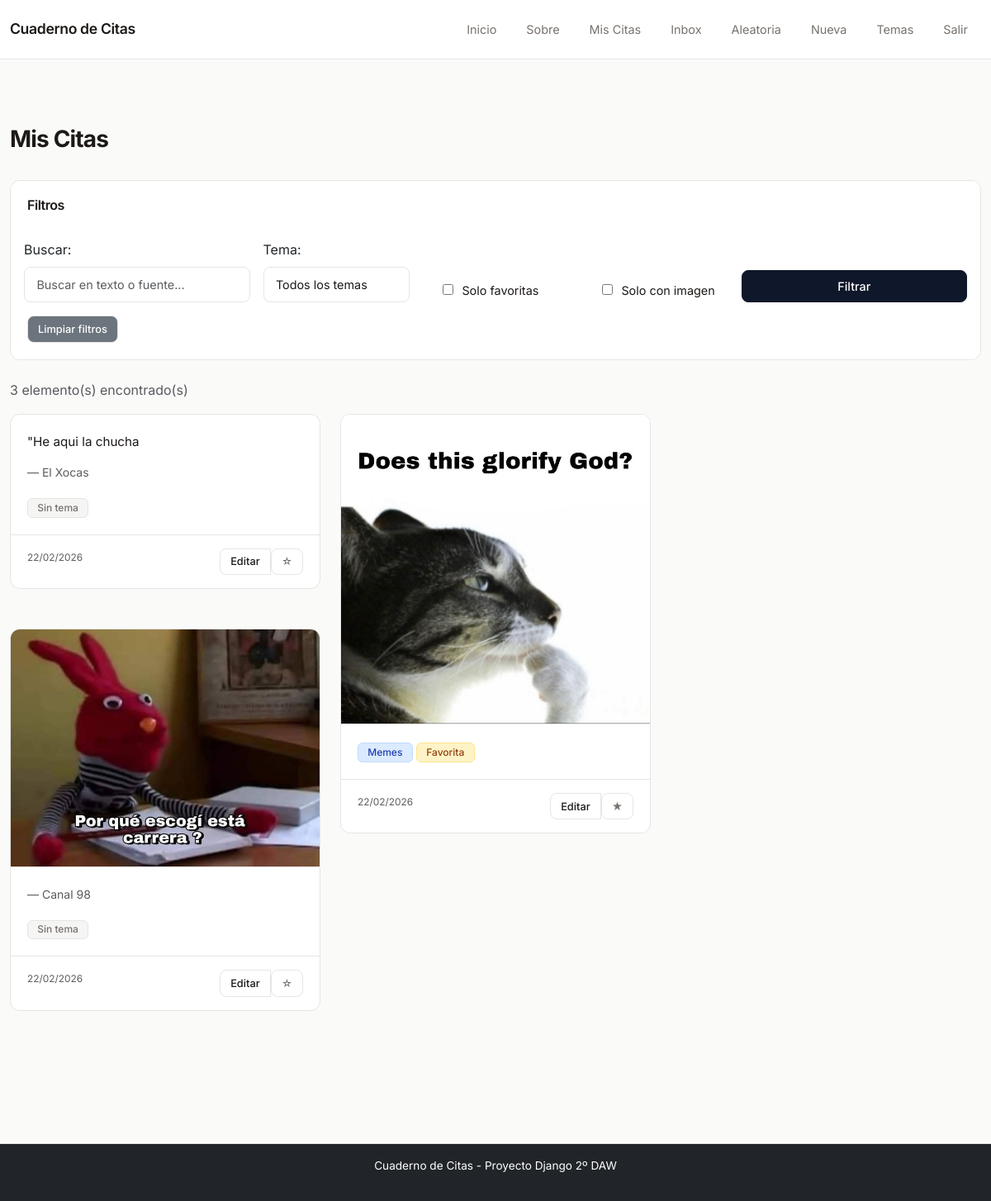
The page /citas/ (signed in) on the database its author committed.
### citas/models.py (models this page shows, shortened)
class Cita(models.Model):
    owner = models.ForeignKey(
        User,
        on_delete=models.CASCADE,
        related_name='citas'
    )
    text = models.TextField(blank=True, verbose_name='Texto de la cita')
    image = models.ImageField(
        upload_to='quotes/',
        blank=True,
        null=True,
        verbose_name='Imagen'
    )
    source = models.CharField(
        max_length=200,
        blank=True,
        verbose_name='Fuente'
    )
    tag = models.ForeignKey(
        Tema,
        on_delete=models.SET_NULL,
        null=True,
        blank=True,
        related_name='citas',
        verbose_name='Tema'
    )
    is_favorite = models.BooleanField(default=False, verbose_name='Favorito')
    created_at = models.DateTimeField(auto_now_add=True)
    updated_at = models.DateTimeField(auto_now=True)
    class Meta:
        verbose_name = 'Cita'
        verbose_name_plural = 'Citas'
        ordering = ['-created_at']

class Tema(models.Model):
    owner = models.ForeignKey(
        User,
        on_delete=models.CASCADE,
        related_name='temas'
    )
    name = models.CharField(max_length=50, verbose_name='Nombre del tema')
    created_at = models.DateTimeField(auto_now_add=True)
    class Meta:
        verbose_name = 'Tema'
        verbose_name_plural = 'Temas'
        ordering = ['name']
        unique_together = ['owner', 'name']
    def __str__(self):
        return self.name

### citas/views.py (the view, shortened to what this page needs)
# urls.py: path('', views.quote_list, name='quote_list'),
@login_required
def quote_list(request):
    citas = Cita.objects.filter(owner=request.user)
    form = QuoteFilterForm(request.GET or None, user=request.user)
    return render(request, 'citas/quote_list.html', {
        'citas': citas,
        'form': form,
    })

### citas/forms.py
class QuoteFilterForm(forms.Form):
    q = forms.CharField(
        required=False,
        label='Buscar',
        widget=forms.TextInput(attrs={
            'placeholder': 'Buscar en texto o fuente...',
            'class': 'form-control'
        })
    )
    favorite_only = forms.BooleanField(
        required=False,
        label='Solo favoritas'
    )
    with_image_only = forms.BooleanField(
        required=False,
        label='Solo con imagen'
    )
    tag = forms.ModelChoiceField(
        queryset=Tema.objects.none(),  # De momento vacío
        required=False,
        empty_label='Todos los temas',
        label='Tema',
        widget=forms.Select(attrs={'class': 'form-select'})
    )
    def __init__(self, *args, **kwargs):
        user = kwargs.pop('user', None)
        super().__init__(*args, **kwargs)
        if user:
            self.fields['tag'].queryset = Tema.objects.filter(owner=user)

### citas/templates/citas/quote_list.html (shortened to what this page needs)
{% extends 'base.html' %}
{% block content %}
<h1>Mis Citas</h1>
<div class="card mb-4">
    <div class="card-body">
        <h5 class="card-title">Filtros</h5>
        <form method="get">
            <div class="row g-3 align-items-end">
                <div class="col-md-3">
                    <label for="{{ form.q.id_for_label }}" class="form-label">Buscar:</label>
                    {{ form.q }}
                </div>
                <div class="col-md-2">
                    <label for="{{ form.tag.id_for_label }}" class="form-label">Tema:</label>
                    {{ form.tag }}
                </div>
                <div class="col-md-2">
                    <div class="form-check">
                        {{ form.favorite_only }}
                        <label class="form-check-label" for="{{ form.favorite_only.id_for_label }}">
                            Solo favoritas
                        </label>
                    </div>
                </div>
                <div class="col-md-2">
                    <div class="form-check">
                        {{ form.with_image_only }}
                        <label class="form-check-label" for="{{ form.with_image_only.id_for_label }}">
                            Solo con imagen
                        </label>
                    </div>
                </div>
                <div class="col-md-3">
                    <button type="submit" class="btn btn-primary w-100">Filtrar</button>
                </div>
            </div>
            <div class="mt-3">
                <a href="{% url 'citas:quote_list' %}" class="btn btn-sm btn-secondary">Limpiar filtros</a>
            </div>
        </form>
    </div>
</div>
{% if citas %}
    <p class="text-muted">{{ citas.count }} elemento(s) encontrado(s)</p>
    <div class="masonry-grid">
        {% for cita in citas %}
        <div class="masonry-item">
            <div class="card">
                {% if cita.image %}
                <img src="{{ cita.image.url }}" class="card-img-top" alt="Imagen">
                {% endif %}
                <div class="card-body">
                    {% if cita.text %}
                    <p class="card-text">{{ cita.text }}</p>
                    {% endif %}
                    {% if cita.source %}
                    <p class="text-muted"><small>— {{ cita.source }}</small></p>
                    {% endif %}
                    {% if cita.tag %}
                    <span class="badge bg-info">{{ cita.tag.name }}</span>
                    {% else %}
                    <span class="badge bg-secondary">Sin tema</span>
                    {% endif %}
                    {% if cita.is_favorite %}
                    <span class="badge bg-warning">Favorita</span>
                    {% endif %}
                </div>
                <div class="card-footer">
                    <small class="text-muted">{{ cita.created_at|date:"d/m/Y" }}</small>
                    <div class="btn-group float-end" role="group">
                        <a href="{% url 'citas:quote_edit' cita.pk %}" class="btn btn-sm btn-outline-primary">Editar</a>
                        <form method="post" action="{% url 'citas:quote_toggle_favorite' cita.pk %}" style="display: inline;">
                            <button type="submit" class="btn btn-sm btn-outline-warning">
                                {% if cita.is_favorite %}★{% else %}☆{% endif %}
                            </button>
                        </form>
                    </div>
                </div>
            </div>
        </div>
        {% endfor %}
    </div>
{% else %}
    <div class="alert alert-info">
        No tienes contenido todavía o no hay resultados con esos filtros.
        <a href="{% url 'citas:quote_create' %}">Añade tu primer contenido</a>
    </div>
{% endif %}
{% endblock %}

### templates/base.html (shortened to what this page needs)
<!DOCTYPE html>
<html lang="es">
<head>
    <link href="https://cdn.jsdelivr.net/npm/bootstrap@5.3.0/dist/css/bootstrap.min.css" rel="stylesheet">
    <link rel="stylesheet" href="https://cdn.jsdelivr.net/npm/bootstrap-icons@1.11.1/font/bootstrap-icons.css">
    {% load static %}
    <link rel="stylesheet" href="{% static 'css/styles.css' %}">
</head>
<body>
    <nav class="navbar navbar-expand-lg navbar-light">
        <div class="container">
            <a class="navbar-brand" href="{% url 'core:home' %}">Cuaderno de Citas</a>
            <div class="collapse navbar-collapse" id="navbarNav">
                <ul class="navbar-nav ms-auto">
                    <li class="nav-item">
                        <a class="nav-link" href="{% url 'core:home' %}">Inicio</a>
                    </li>
                    <li class="nav-item">
                        <a class="nav-link" href="{% url 'core:about' %}">Sobre</a>
                    </li>
                    {% if user.is_authenticated %}
                        <li class="nav-item">
                            <a class="nav-link" href="{% url 'citas:quote_list' %}">Mis Citas</a>
                        </li>
                        <li class="nav-item">
                            <a class="nav-link" href="{% url 'citas:quote_inbox' %}">Inbox</a>
                        </li>
                        <li class="nav-item">
                            <a class="nav-link" href="{% url 'citas:quote_random' %}">Aleatoria</a>
                        </li>
                        <li class="nav-item">
                            <a class="nav-link" href="{% url 'citas:quote_create' %}">Nueva</a>
                        </li>
                        <li class="nav-item">
                            <a class="nav-link" href="{% url 'citas:tema_create' %}">Temas</a>
                        </li>
                        <li class="nav-item">
                            <a class="nav-link" href="{% url 'accounts:logout' %}">Salir</a>
                        </li>
                    {% endif %}
                </ul>
            </div>
        </div>
    </nav>
    <main class="container my-4">
        {% block content %}
        {% endblock %}
    </main>
    <footer class="bg-dark text-white text-center py-3 mt-5">
        <p>Cuaderno de Citas - Proyecto Django 2º DAW</p>
    </footer>
</body>
</html>

### static/css/styles.css (style rules this page uses)
:root { --bg: #fafaf9; --card-bg: #ffffff; --text: #1c1917; --text-light: #78716c; --border: #e7e5e4; --accent: #0f172a; --hover: #f5f5f4; }
* { margin: 0; padding: 0; box-sizing: border-box; }
body { font-family: 'Inter', -apple-system, BlinkMacSystemFont, sans-serif; background: var(--bg); color: var(--text); line-height: 1.6; min-height: 100vh; display: flex; flex-direction: column; -webkit-font-smoothing: antialiased; -moz-osx-font-smoothing: grayscale; }
h1, h2, h3, h4, h5, h6 { font-weight: 700; letter-spacing: -0.03em; }
p { font-weight: 400; }
.navbar { background: var(--card-bg) !important; border-bottom: 1px solid var(--border); padding: 1rem 0; box-shadow: none; }
.navbar-brand { color: var(--text) !important; font-weight: 600; font-size: 1.1rem; letter-spacing: -0.02em; }
.nav-link { color: var(--text-light) !important; font-size: 0.9rem; font-weight: 400; padding: 0.5rem 1rem !important; border-radius: 6px; transition: all 0.15s; }
.navbar-nav { gap: 0.25rem; }
main { flex: 1; padding: 2.5rem 0; }
.container { max-width: 1200px; }
h1 { font-size: 1.75rem; font-weight: 700; color: var(--text); margin-bottom: 2rem; letter-spacing: -0.03em; }
.card { background: var(--card-bg); border: 1px solid var(--border); border-radius: 12px; overflow: hidden; box-shadow: none; transition: all 0.2s; height: auto; margin-bottom: 1.5rem; }
.card-img-top { width: 100%; height: 280px; object-fit: cover; background: #fafafa; border-bottom: 1px solid var(--border); }
.card-body { padding: 1.25rem; }
.card-text { color: var(--text); font-size: 0.95rem; line-height: 1.65; margin-bottom: 0.75rem; }
.card-footer { background: transparent; border-top: 1px solid var(--border); padding: 1rem 1.25rem; font-size: 0.85rem; }
.badge { font-weight: 500; padding: 0.3rem 0.7rem; border-radius: 6px; font-size: 0.75rem; border: 1px solid transparent; }
.badge.bg-info { background-color: #dbeafe !important; color: #1e40af; border-color: #bfdbfe; }
.badge.bg-secondary { background-color: var(--hover) !important; color: var(--text-light); border-color: var(--border); }
.badge.bg-warning { background-color: #fef3c7 !important; color: #92400e; border-color: #fde68a; }
.btn { border-radius: 8px; font-weight: 500; font-size: 0.9rem; padding: 0.5rem 1rem; border: 1px solid var(--border); transition: all 0.15s; }
.btn-primary { background: var(--accent); border-color: var(--accent); color: white; }
.btn-outline-primary { background: transparent; border-color: var(--border); color: var(--text); }
.btn-sm { padding: 0.35rem 0.75rem; font-size: 0.8rem; }
.btn-outline-warning { background: transparent; border-color: var(--border); color: var(--text-light); }
.form-control, .form-select { border: 1px solid var(--border); border-radius: 8px; padding: 0.6rem 0.9rem; font-size: 0.9rem; background: var(--card-bg); color: var(--text); transition: all 0.15s; }
.form-check-label { cursor: pointer; margin-left: 0.4rem; color: var(--text); font-size: 0.9rem; }
.card.mb-4 .card-body { background: var(--card-bg); }
.card-title { font-size: 1rem; font-weight: 600; margin-bottom: 1rem; color: var(--text); }
.row { margin: 0 -0.75rem; }
footer { background: var(--card-bg); border-top: 1px solid var(--border); color: var(--text-light); font-size: 0.85rem; padding: 1.5rem 0; margin-top: auto; }
.card { animation: fadeIn 0.25s ease; }
.masonry-grid { column-count: 3; column-gap: 1.5rem; margin-top: 1rem; }
.masonry-item { break-inside: avoid; margin-bottom: 1.5rem; display: inline-block; width: 100%; }
.masonry-grid .card-img-top { width: 100%; height: auto; object-fit: contain; background: #fafafa; border-bottom: 1px solid var(--border); }
.masonry-grid .card { break-inside: avoid; page-break-inside: avoid; }

### rows shown on the page
Cita: text "\"He aqui la chucha", source "El Xocas", shows "Sin tema", created_at "22/02/2026"
Cita: image (picture), source "Canal 98", shows "Sin tema", created_at "22/02/2026"
Cita: image (picture), tag.name "Memes", is_favorite "Favorita", created_at "22/02/2026"

### other values the page prints
{{ citas.count }} "3"
